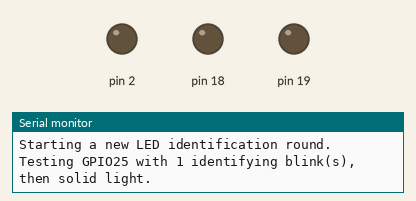
This sketch was run on a simulated Arduino Uno, built with avr-gcc and run on an emulated ATmega328P. On the bench: output pins drawn as LEDs (lit = HIGH), the last lines printed to the serial monitor.

Above: at 3.1 s.
At 7.7 s:
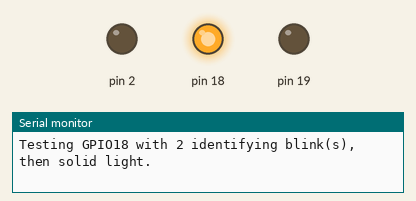
At 13.2 s:
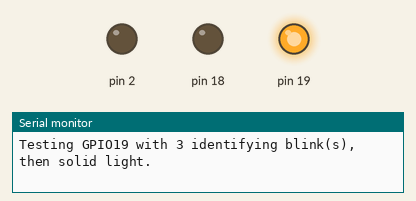
At 19.3 s:
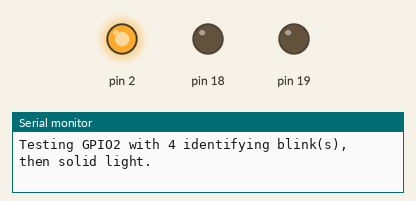
Timing chart, 0 to 32.0 s (numbered marks = the images above):
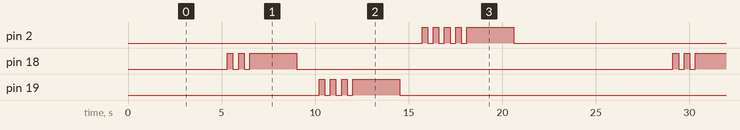

The sketch:

led_identifier.ino
```cpp
namespace Config {
constexpr uint32_t kSerialBaud = 115200;
constexpr uint32_t kBlinkOnMs = 300;
constexpr uint32_t kBlinkOffMs = 300;
constexpr uint32_t kSolidOnMs = 2500;
constexpr uint32_t kBetweenPinsMs = 1200;
constexpr uint32_t kBetweenRoundsMs = 3000;
constexpr bool kLedActiveHigh = true;
}  // namespace Config

struct LedUnderTest {
  int pin;
  uint8_t blinkCount;
};

constexpr LedUnderTest kLeds[] = {
  {25, 1},
  {18, 2},
  {19, 3},
  {2, 4},
};

void writeLed(int pin, bool on) {
  digitalWrite(
    pin,
    on == Config::kLedActiveHigh ? HIGH : LOW
  );
}

void turnAllOff() {
  for (const LedUnderTest& led : kLeds) {
    writeLed(led.pin, false);
  }
}

void testLed(const LedUnderTest& led) {
  Serial.print("Testing GPIO");
  Serial.print(led.pin);
  Serial.print(" with ");
  Serial.print(led.blinkCount);
  Serial.println(" identifying blink(s), then solid light.");

  for (uint8_t count = 0; count < led.blinkCount; count++) {
    writeLed(led.pin, true);
    delay(Config::kBlinkOnMs);
    writeLed(led.pin, false);
    delay(Config::kBlinkOffMs);
  }

  writeLed(led.pin, true);
  delay(Config::kSolidOnMs);
  writeLed(led.pin, false);
  delay(Config::kBetweenPinsMs);
}

void setup() {
  Serial.begin(Config::kSerialBaud);
  for (const LedUnderTest& led : kLeds) {
    pinMode(led.pin, OUTPUT);
  }
  turnAllOff();

  Serial.println();
  Serial.println("LATCH LED identifier started.");
  Serial.println("1 blink = GPIO25");
  Serial.println("2 blinks = GPIO18");
  Serial.println("3 blinks = GPIO19");
  Serial.println("4 blinks = GPIO2");
  delay(1000);
}

void loop() {
  Serial.println("Starting a new LED identification round.");
  for (const LedUnderTest& led : kLeds) {
    testLed(led);
  }
  turnAllOff();
  Serial.println("Round complete. Repeating shortly.");
  delay(Config::kBetweenRoundsMs);
}
```

Measured:
- by itself, pin 2: repeats every 23.8 s: 3 × (LOW 0.30 s, HIGH 0.30 s), LOW 0.30 s, HIGH 2.5 s, LOW 18.9 s, HIGH 0.30 s
- by itself, pin 18: repeats every 23.8 s: LOW 0.30 s, HIGH 0.30 s, LOW 0.30 s, HIGH 2.5 s, LOW 20.1 s, HIGH 0.30 s
- by itself, pin 19: repeats every 23.8 s: 2 × (LOW 0.30 s, HIGH 0.30 s), LOW 0.30 s, HIGH 2.5 s, LOW 19.5 s, HIGH 0.30 s
